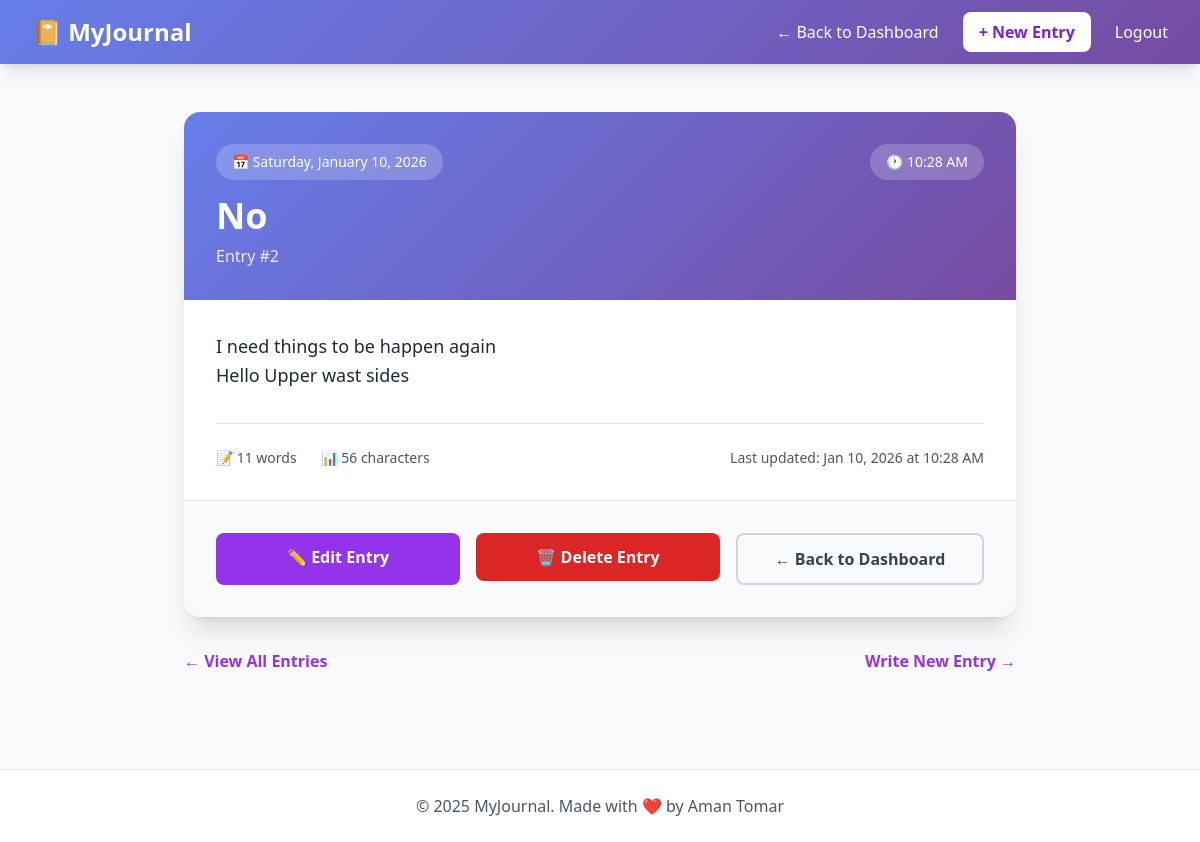
Page /entry/2 (signed in) on the committed database.
### app.py (models this page shows)
class JournalEntry(db.Model):
    id = db.Column(db.Integer, primary_key=True)
    title = db.Column(db.String(200), nullable=False)
    content = db.Column(db.Text, nullable=False)
    created_at = db.Column(db.DateTime, default=datetime.utcnow)
    user_id = db.Column(db.Integer, db.ForeignKey('user.id'), nullable=False)

### app.py (the view)
@app.route('/entry/<int:entry_id>')
def view_entry(entry_id):
    if 'user_id' not in session:
        flash('Please login first!', 'error')
        return redirect(url_for('home'))
    entry = JournalEntry.query.get_or_404(entry_id)
    if entry.user_id != session['user_id']:
        flash('Access denied!', 'error')
        return redirect(url_for('dashboard'))
    return render_template('view_entry.html', entry=entry)

### templates/view_entry.html (shortened to what this page needs)
<!DOCTYPE html>
<html lang="en">
<head>
    <script src="https://cdn.tailwindcss.com?plugins=forms,typography,aspect-ratio"></script>
</head>
<body class="bg-gray-50">
    <nav class="gradient-bg shadow-lg">
        <div class="max-w-7xl mx-auto px-4 sm:px-6 lg:px-8">
            <div class="flex justify-between items-center h-16">
                <div class="flex items-center">
                    <a href="{{ url_for('dashboard') }}" class="text-2xl font-bold text-white">📔 MyJournal</a>
                </div>
                <div class="flex items-center space-x-6">
                    <a href="{{ url_for('dashboard') }}" class="text-white hover:text-purple-200 transition duration-300">← Back to Dashboard</a>
                    <a href="{{ url_for('create_entry') }}" class="bg-white text-purple-700 px-4 py-2 rounded-lg font-semibold hover:bg-purple-100 transition duration-300">
                        + New Entry
                    </a>
                    <a href="{{ url_for('logout') }}" class="text-white hover:text-purple-200 transition duration-300">Logout</a>
                </div>
            </div>
        </div>
    </nav>
    <div class="max-w-4xl mx-auto px-4 sm:px-6 lg:px-8 py-12">
        <div class="bg-white rounded-2xl shadow-xl overflow-hidden fade-in">
            <div class="gradient-bg p-8 text-white">
                <div class="flex items-center justify-between mb-4">
                    <span class="text-sm bg-white bg-opacity-20 px-4 py-2 rounded-full">
                        📅 {{ entry.created_at.strftime('%A, %B %d, %Y') }}
                    </span>
                    <span class="text-sm bg-white bg-opacity-20 px-4 py-2 rounded-full">
                        🕐 {{ entry.created_at.strftime('%I:%M %p') }}
                    </span>
                </div>
                <h1 class="text-4xl font-bold mb-2">{{ entry.title }}</h1>
                <p class="text-purple-100">Entry #{{ entry.id }}</p>
            </div>
            <div class="p-8">
                <div class="prose max-w-none">
                    <div class="text-gray-800 text-lg leading-relaxed whitespace-pre-wrap">{{ entry.content }}</div>
                </div>
                <div class="mt-8 pt-6 border-t border-gray-200 flex items-center justify-between text-sm text-gray-600">
                    <div class="flex items-center space-x-6">
                        <span>📝 {{ entry.content.split()|length }} words</span>
                        <span>📊 {{ entry.content|length }} characters</span>
                    </div>
                    <div>
                        Last updated: {{ entry.created_at.strftime('%b %d, %Y at %I:%M %p') }}
                    </div>
                </div>
            </div>
            <div class="p-8 bg-gray-50 border-t border-gray-200">
                <div class="flex space-x-4">
                    <a href="{{ url_for('edit_entry', entry_id=entry.id) }}" class="flex-1 bg-purple-600 text-white text-center py-3 rounded-lg hover:bg-purple-700 transition duration-300 font-semibold">
                        ✏️ Edit Entry
                    </a>
                    <form action="{{ url_for('delete_entry', entry_id=entry.id) }}" method="POST" onsubmit="return confirm('Are you sure you want to delete this entry? This action cannot be undone.')" class="flex-1">
                        <button type="submit" class="w-full bg-red-600 text-white py-3 rounded-lg hover:bg-red-700 transition duration-300 font-semibold">
                            🗑️ Delete Entry
                        </button>
                    </form>
                    <a href="{{ url_for('dashboard') }}" class="flex-1 border-2 border-gray-300 text-gray-700 text-center py-3 rounded-lg hover:bg-gray-50 transition duration-300 font-semibold">
                        ← Back to Dashboard
                    </a>
                </div>
            </div>
        </div>
        <div class="mt-8 flex justify-between items-center fade-in" style="animation-delay: 0.2s;">
            <a href="{{ url_for('dashboard') }}" class="text-purple-600 hover:text-purple-700 font-semibold">
                ← View All Entries
            </a>
            <a href="{{ url_for('create_entry') }}" class="text-purple-600 hover:text-purple-700 font-semibold">
                Write New Entry →
            </a>
        </div>
    </div>
    <footer class="bg-white border-t border-gray-200 mt-12">
        <div class="max-w-7xl mx-auto px-4 sm:px-6 lg:px-8 py-6">
            <div class="text-center text-gray-600">
                <p>&copy; 2025 MyJournal. Made with ❤️ by Aman Tomar</p>
            </div>
        </div>
    </footer>
</body>
</html>

### templates/view_entry.html (style rules this page uses)
.gradient-bg { background: linear-gradient(135deg, #667eea 0%, #764ba2 100%); }
.fade-in { animation: fadeIn 0.6s ease-out forwards; }

### rows in the picture
JournalEntry: created_at "Saturday, January 10, 2026", created_at "10:28 AM", title "No", id "2", content "I need things to be happen again Hello Upper wast sides", created_at "Jan 10, 2026 at 10:28 AM"

### other values in the picture
{{ entry.content.split()|length }} "11"
{{ entry.content|length }} "56"
